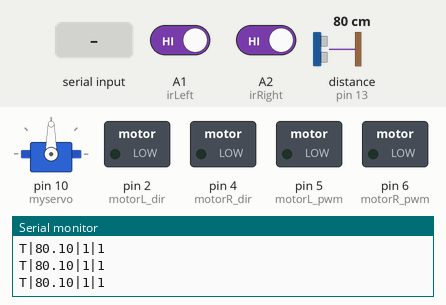
Simulated run of this sketch. Board: Arduino Uno, built with avr-gcc and run on an emulated ATmega328P. Shown: servo, switched loads named in the sketch (green lamp = pin HIGH), the last lines printed to the serial monitor. Wiring (inferred from the names in the program): ultrasonic range finder: trigger pin 12; echo pin 13. The inputs (shaded band) are chosen by the test bench; at power-on: A1 (irLeft) HIGH, A2 (irRight) HIGH, distance to the obstacle (sensor on pin 13) 80 cm. The echo pulse lasts 58.3 µs per cm; pins used as bus, display or sensor lines are not drawn.

Above: at 1.2 s.
1.3 s: "B" received over Serial
At 1.8 s:
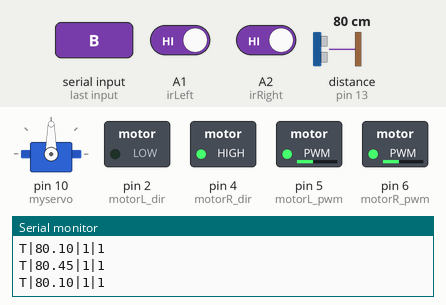
2.8 s: "F" received over Serial
At 4.0 s:
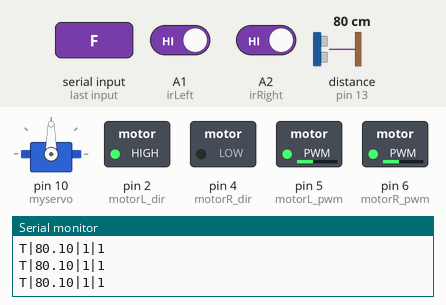
4.3 s: "L" received over Serial
At 5.3 s:
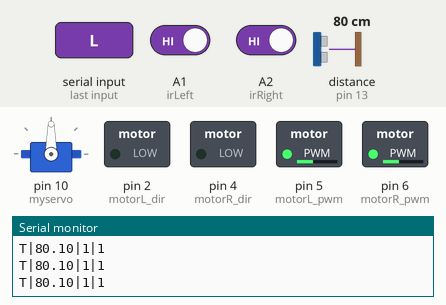
5.8 s: "R" received over Serial
At 6.5 s:
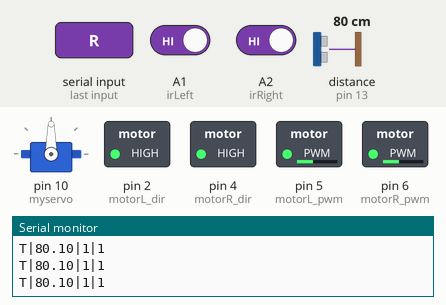
7.3 s: "S" received over Serial
At 7.6 s:
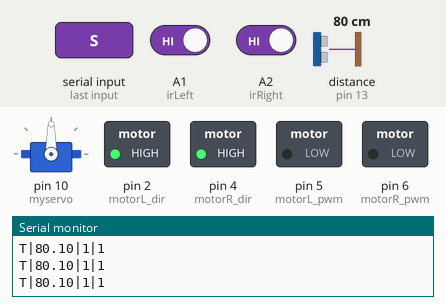
Timing chart, 0 to 9.8 s (numbered marks = the images above; inputs shaded):
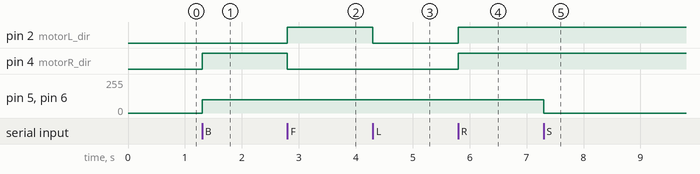

The sketch:

arduino.ino.ino
```cpp
#include <Servo.h>

// Pini motoare
const int motorL_dir = 2;
const int motorL_pwm = 5;
const int motorR_dir = 4;
const int motorR_pwm = 6;

// Pini Senzori
const int trigPin = 12;
const int echoPin = 13;
const int irLeft = A1;
const int irRight = A2;

Servo myservo;
unsigned long lastTelemetryTime = 0;
const int telemetryInterval = 200; // Trimitem date de 5 ori pe secundă

void setup() {
  Serial.begin(9600); // Comunicare cu ESP32

  pinMode(motorL_dir, OUTPUT);
  pinMode(motorL_pwm, OUTPUT);
  pinMode(motorR_dir, OUTPUT);
  pinMode(motorR_pwm, OUTPUT);

  pinMode(trigPin, OUTPUT);
  pinMode(echoPin, INPUT);
  pinMode(irLeft, INPUT);
  pinMode(irRight, INPUT);

  myservo.attach(10);
  myservo.write(90); // Capul drept înainte
}

float getDistance() {
  digitalWrite(trigPin, LOW);
  delayMicroseconds(2);
  digitalWrite(trigPin, HIGH);
  delayMicroseconds(10);
  digitalWrite(trigPin, LOW);
  float duration = pulseIn(echoPin, HIGH, 30000); // Timeout după 30ms (aprox 5 metri)
  if (duration == 0) return 400.0; // Dacă nu vede nimic, raportăm distanță maximă
  return duration / 58.0;
}

void sendTelemetry() {
  float dist = getDistance();
  int irL = digitalRead(irLeft);
  int irR = digitalRead(irRight);

  // Format compact pentru ESP32
  Serial.print("T|");
  Serial.print(dist);
  Serial.print("|");
  Serial.print(irL);
  Serial.print("|");
  Serial.println(irR);
}

void loop() {
  // 1. Gestionare Telemetrie
  if (millis() - lastTelemetryTime >= telemetryInterval) {
    sendTelemetry();
    lastTelemetryTime = millis();
  }

  // 2. Gestionare Comenzi de la ESP32
  if (Serial.available() > 0) {
    char cmd = Serial.read();
    handleCommand(cmd);
  }
}

void handleCommand(char c) {
  int speed = 100; // Viteza redusă (era 150). Poți pune și 80 dacă e încă prea rapidă.

  switch (c) {
    case 'F': // Forward
      digitalWrite(motorL_dir, HIGH); analogWrite(motorL_pwm, speed);
      digitalWrite(motorR_dir, LOW);  analogWrite(motorR_pwm, speed);
      break;
    case 'B': // Backward
      digitalWrite(motorL_dir, LOW);  analogWrite(motorL_pwm, speed);
      digitalWrite(motorR_dir, HIGH); analogWrite(motorR_pwm, speed);
      break;
    case 'L': // Left
      digitalWrite(motorL_dir, LOW);  analogWrite(motorL_pwm, speed);
      digitalWrite(motorR_dir, LOW);  analogWrite(motorR_pwm, speed);
      break;
    case 'R': // Right
      digitalWrite(motorL_dir, HIGH); analogWrite(motorL_pwm, speed);
      digitalWrite(motorR_dir, HIGH); analogWrite(motorR_pwm, speed);
      break;
    case 'S': // Stop
      analogWrite(motorL_pwm, 0);
      analogWrite(motorR_pwm, 0);
      break;
  }
}
```

Measured:
- after the input at 1.3 s, pin 4 (motorR_dir): LOW → HIGH at once; pin 5 (motorL_pwm), pin 6 (motorR_pwm): 0/255 → 100/255 at once
- after the input at 2.8 s, pin 2 (motorL_dir): LOW → HIGH at once; pin 4 (motorR_dir): HIGH → LOW at once
- after the input at 4.3 s, pin 2 (motorL_dir): HIGH → LOW at once
- after the input at 5.8 s, pin 2 (motorL_dir), pin 4 (motorR_dir): LOW → HIGH at once
- after the input at 7.3 s, pin 5 (motorL_pwm), pin 6 (motorR_pwm): 100/255 → 0/255 at once
